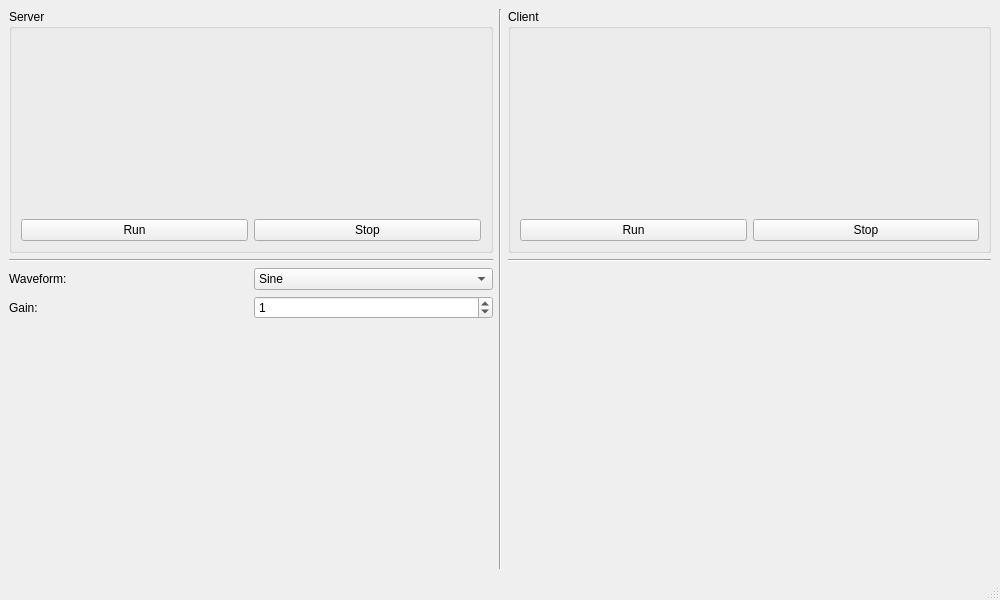
<?xml version="1.0" encoding="UTF-8"?>
<ui version="4.0">
 <class>ControlPort_Example</class>
 <widget class="QMainWindow" name="ControlPort_Example">
  <property name="geometry">
   <rect>
    <x>0</x>
    <y>0</y>
    <width>1000</width>
    <height>600</height>
   </rect>
  </property>
  <property name="minimumSize">
   <size>
    <width>0</width>
    <height>0</height>
   </size>
  </property>
  <property name="windowTitle">
   <string>ControlPort Example</string>
  </property>
  <widget class="QWidget" name="centralwidget">
   <layout class="QGridLayout" name="gridLayout">
    <item row="0" column="2">
     <widget class="QGroupBox" name="groupBox_2">
      <property name="title">
       <string>Client</string>
      </property>
      <layout class="QGridLayout" name="gridLayout_3">
       <item row="1" column="0">
        <widget class="QPushButton" name="pushButtonRunClient">
         <property name="text">
          <string>Run</string>
         </property>
        </widget>
       </item>
       <item row="0" column="0" colspan="2">
        <widget class="QwtPlot" name="qwtPlotClient">
         <property name="minimumSize">
          <size>
           <width>0</width>
           <height>0</height>
          </size>
         </property>
        </widget>
       </item>
       <item row="1" column="1">
        <widget class="QPushButton" name="pushButtonStopClient">
         <property name="text">
          <string>Stop</string>
         </property>
        </widget>
       </item>
      </layout>
     </widget>
    </item>
    <item row="0" column="1" rowspan="4">
     <widget class="Line" name="line">
      <property name="orientation">
       <enum>Qt::Vertical</enum>
      </property>
     </widget>
    </item>
    <item row="2" column="0">
     <layout class="QGridLayout" name="gridLayout_4">
      <item row="0" column="0">
       <widget class="QLabel" name="label">
        <property name="text">
         <string>Waveform:</string>
        </property>
       </widget>
      </item>
      <item row="0" column="1">
       <widget class="QComboBox" name="comboBox">
        <property name="enabled">
         <bool>true</bool>
        </property>
        <property name="currentIndex">
         <number>1</number>
        </property>
        <item>
         <property name="text">
          <string>Constant</string>
         </property>
        </item>
        <item>
         <property name="text">
          <string>Sine</string>
         </property>
        </item>
        <item>
         <property name="text">
          <string>Cosine</string>
         </property>
        </item>
        <item>
         <property name="text">
          <string>Square</string>
         </property>
        </item>
        <item>
         <property name="text">
          <string>Triangle</string>
         </property>
        </item>
        <item>
         <property name="text">
          <string>Saw Tooth</string>
         </property>
        </item>
       </widget>
      </item>
      <item row="1" column="0">
       <widget class="QLabel" name="label_2">
        <property name="text">
         <string>Gain:</string>
        </property>
       </widget>
      </item>
      <item row="1" column="1">
       <widget class="QSpinBox" name="spinBox">
        <property name="value">
         <number>1</number>
        </property>
       </widget>
      </item>
     </layout>
    </item>
    <item row="0" column="0">
     <widget class="QGroupBox" name="groupBox">
      <property name="title">
       <string>Server</string>
      </property>
      <layout class="QGridLayout" name="gridLayout_2">
       <item row="1" column="0">
        <widget class="QPushButton" name="pushButtonRunServer">
         <property name="text">
          <string>Run</string>
         </property>
        </widget>
       </item>
       <item row="1" column="1">
        <widget class="QPushButton" name="pushButtonStopServer">
         <property name="text">
          <string>Stop</string>
         </property>
        </widget>
       </item>
       <item row="0" column="0" colspan="2">
        <widget class="QwtPlot" name="qwtPlotServer">
         <property name="minimumSize">
          <size>
           <width>0</width>
           <height>0</height>
          </size>
         </property>
        </widget>
       </item>
      </layout>
     </widget>
    </item>
    <item row="1" column="0">
     <widget class="Line" name="line_2">
      <property name="orientation">
       <enum>Qt::Horizontal</enum>
      </property>
     </widget>
    </item>
    <item row="1" column="2">
     <widget class="Line" name="line_3">
      <property name="orientation">
       <enum>Qt::Horizontal</enum>
      </property>
     </widget>
    </item>
   </layout>
  </widget>
  <widget class="QMenuBar" name="menubar">
   <property name="geometry">
    <rect>
     <x>0</x>
     <y>0</y>
     <width>1000</width>
     <height>25</height>
    </rect>
   </property>
  </widget>
  <widget class="QStatusBar" name="statusbar"/>
 </widget>
 <customwidgets>
  <customwidget>
   <class>QwtPlot</class>
   <extends>QFrame</extends>
   <header>PyQt4.Qwt5.Qwt</header>
  </customwidget>
 </customwidgets>
 <resources/>
 <connections/>
</ui>
